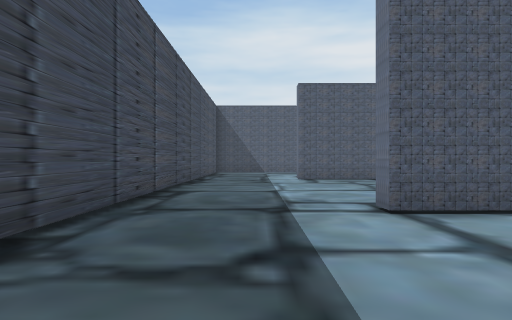
view 1 (above)

24 first-person views from a walk through a Unity game level. The camera is 1.4 m above the floor, looks level and sees 75° across. The floor is counted in squares, 2 m on a side. Each view is taken from the middle of a square. On the plan, view 1 faces up. The plan holds only what a view shows up to about 10 squares ahead; the rest is blank. The place goes on beyond the plan. The player is left out. Some surface patterns are stand-ins.

view 2
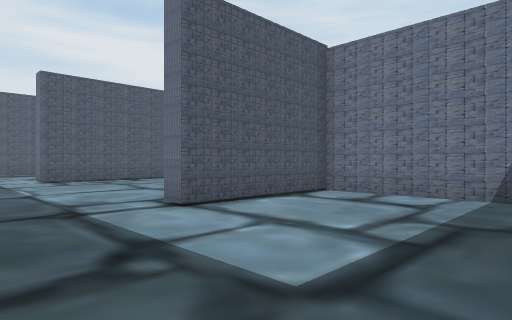

view 3
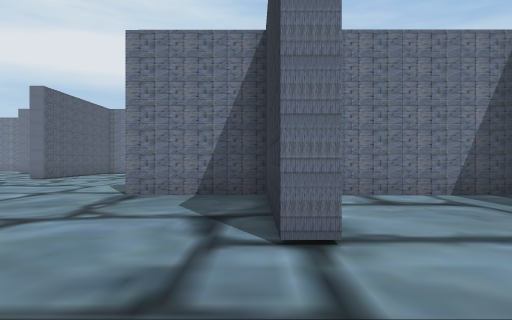

view 4
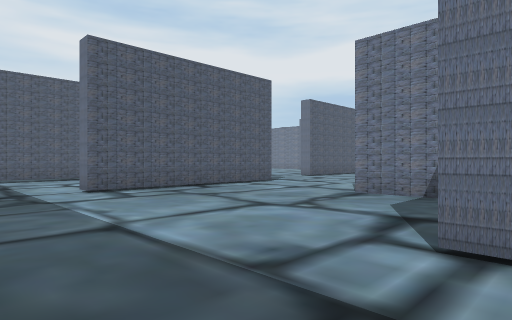

view 5
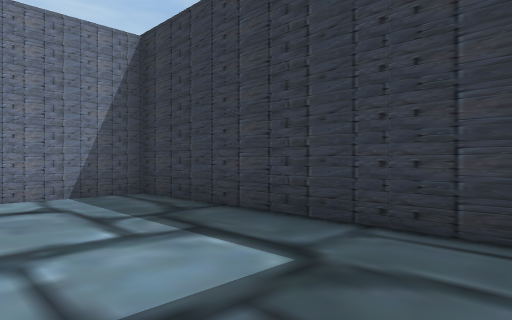

view 6
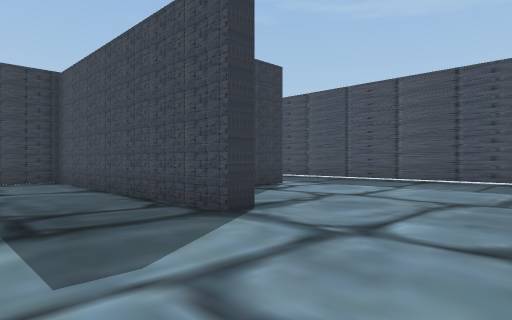

view 7
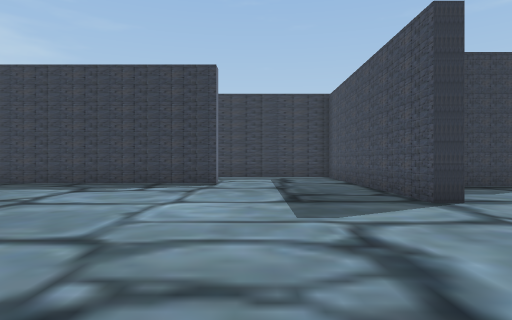

view 8
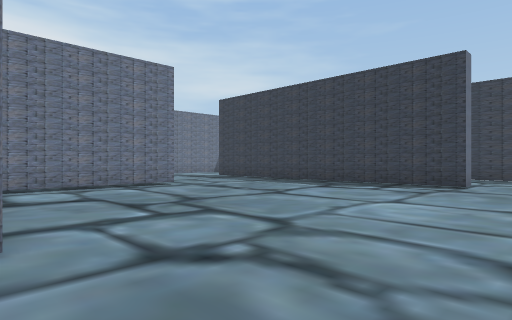

view 9
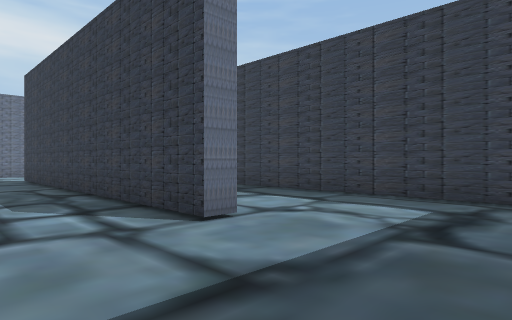

view 10
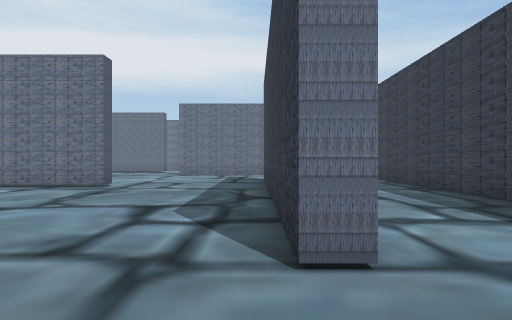

view 11
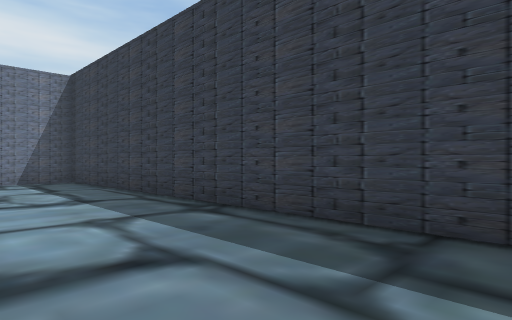

view 12
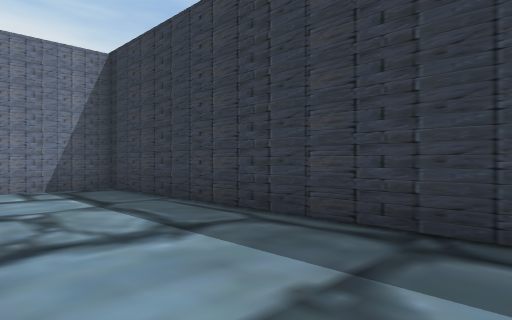

view 13
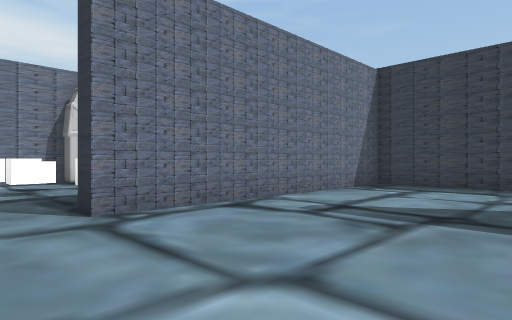

view 14
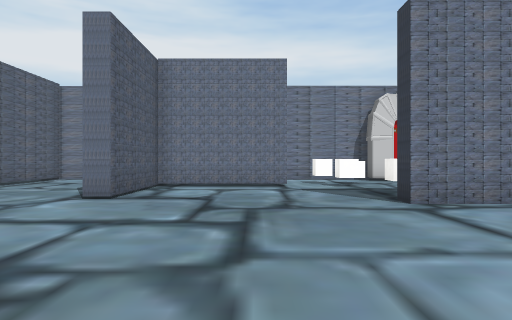

view 15
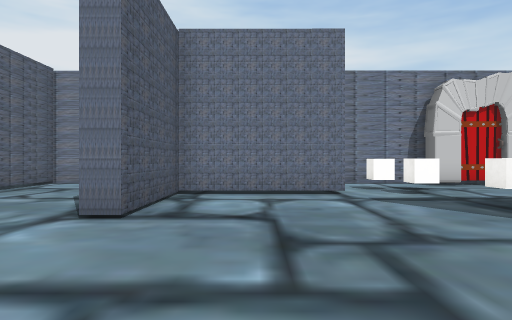

view 16
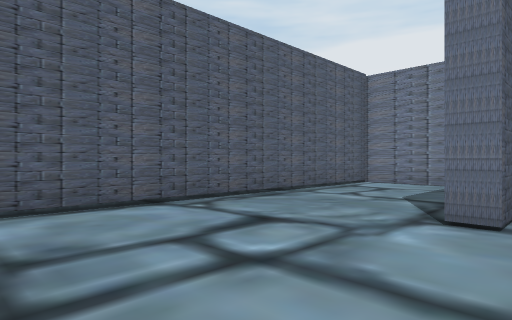

view 17
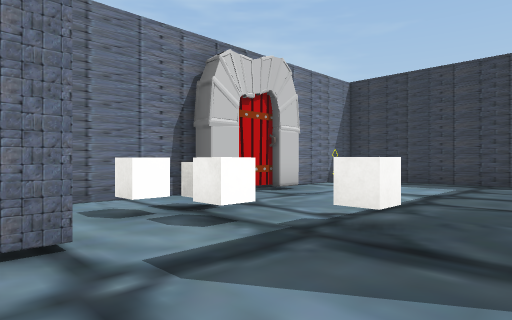

view 18
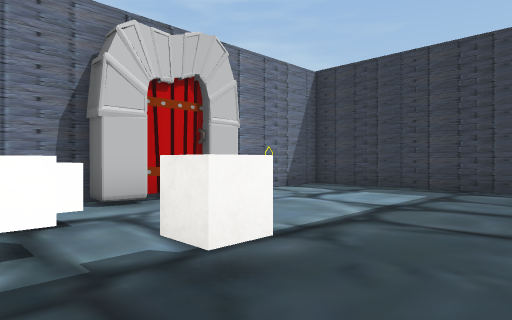

view 19
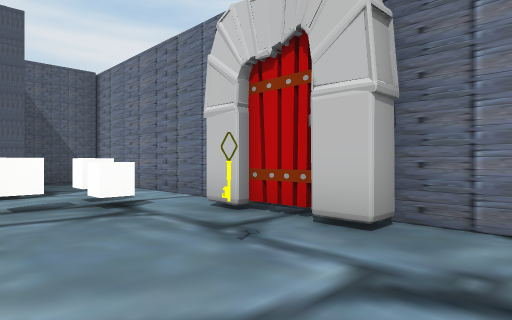

view 20
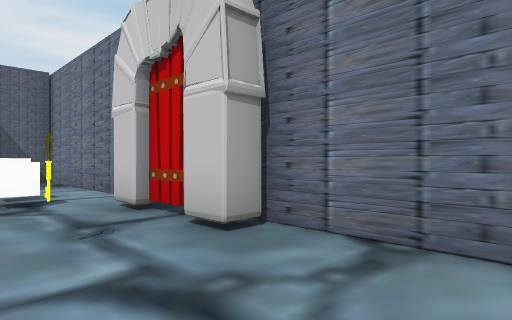

view 21
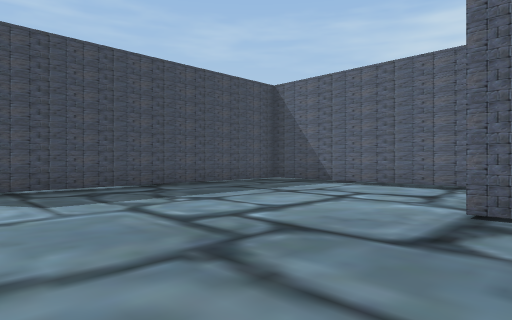

view 22
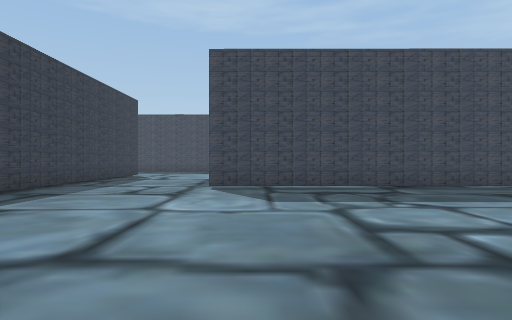

view 23
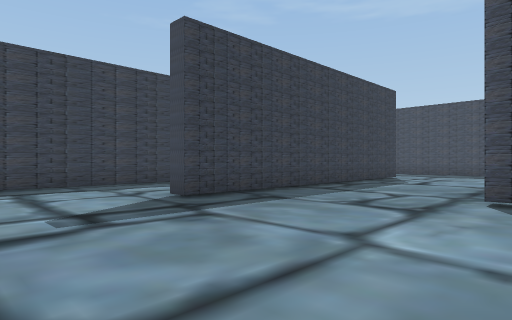

view 24
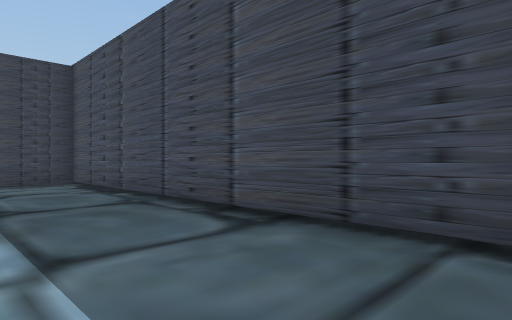

### Floor plan
Points are (right, up) in squares from view 1. A wall is a line through its corners. A room is listed if a view was taken in it or the views show most of it. See-through windows are left out.
Room 1 (views 1, 2, 3, 4, 5, 6, 9, 10, 11, 12, 13, 14, 15, 16, 17, 18, 19, 20, 21, 22, 23, 24)
walls: (10.1, 3.1) (10.1, 3.7) (19.6, 3.7) (19.6, 3.1); (17, 15.2) (17, 7.9) (16.5, 7.9) (16.5, 11.9); (5.8, 11.5) (1.5, 11.5); (26.8, 9.1) (26.8, 12.6) (24, 12.6) (24, 13.1); (25, -0.3) (29.8, -0.3) (29.8, 3.8); (29.3, 4.1) (29.3, 5.5); (29.8, 6) (29.8, 12.6) (27.9, 12.6); (29.8, 14.6) (29.8, 16.9) (19.8, 16.9); (-2, 10) (-2, -0.3) (5.6, -0.3) (5.6, 4.3) (1.7, 4.3) (1.7, 4.8) (5.6, 4.8) (5.6, 7.6) (6.1, 7.6) (6.1, -0.3) (23.3, -0.3) (23.3, 7.5) (23.9, 7.5)
ways out: opening at (0, 12) to room 2; opening at (9, 13) to room 2; gap at (29, 4)
objects: other object (26, 7); other object (27, 8); other object (28, 4); other object (28, 7); other object (28, 8); other object (29, 5)
Room 2 (views 7, 8)
walls: (1.5, 11.5) (1.5, 12)
ways out: opening at (0, 12) to room 1; opening at (9, 13) to room 1

Positions as (right, up) in squares from view 1, and headings:
1: (0, 0), facing up
2: (-1, 0), facing up-right
3: (-1, 5), facing right
4: (-1, 4), facing up-right
5: (-1, 3), facing down-right
6: (9, 11), facing down-left
7: (9, 13), facing down
8: (8, 13), facing down-right
9: (7, 6), facing down-right
10: (8, 4), facing right
11: (12, 3), facing down-right
12: (15, 3), facing down-right
13: (19, 9), facing down-right
14: (18, 10), facing right
15: (20, 11), facing right
16: (20, 12), facing up-right
17: (24, 10), facing down-right
18: (24, 8), facing down-right
19: (26, 2), facing up-right
20: (27, 1), facing up-right
21: (25, 8), facing up-left
22: (25, 9), facing left
23: (23, 9), facing down-left
24: (1, 10), facing down-left
